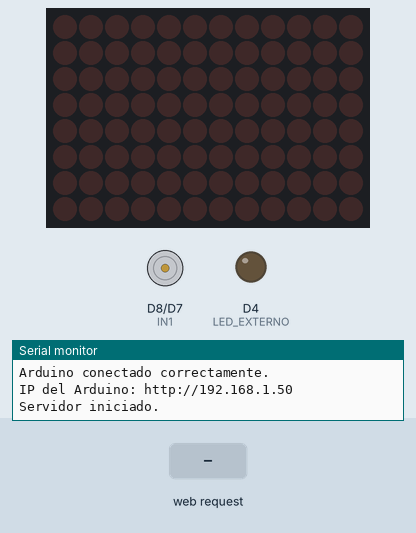
A sketch run on a simulated Arduino Uno R4 WiFi. Parts: 12×8 LED matrix, motor-driver pin pairs drawn as motors (green arrow = first pin HIGH = forward, orange = second pin HIGH = backward, longer = more drive, scaled by the enable pin), output pins drawn as LEDs (lit = HIGH), the last lines printed to the serial monitor. The test bench sets the inputs (shaded band). WiFi joins after 1.5 s; servers stay silent unless stated.

Above: at 2.7 s.
2.8 s: HTTP request GET /matriz/on received
At 4.0 s:
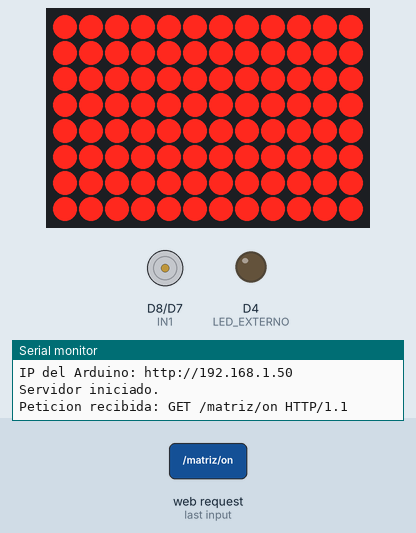
4.3 s: HTTP request GET /led/on received
At 5.1 s:
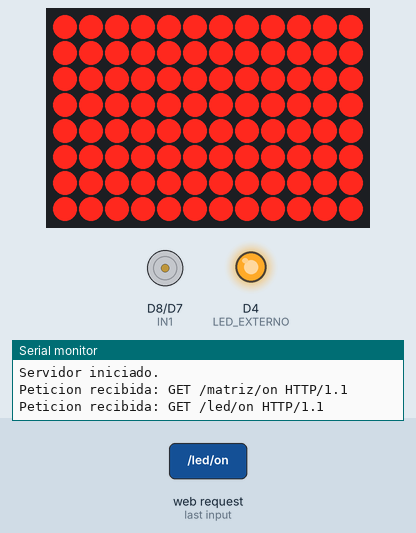
5.8 s: HTTP request GET /motor/avanza/baja received
At 6.3 s:
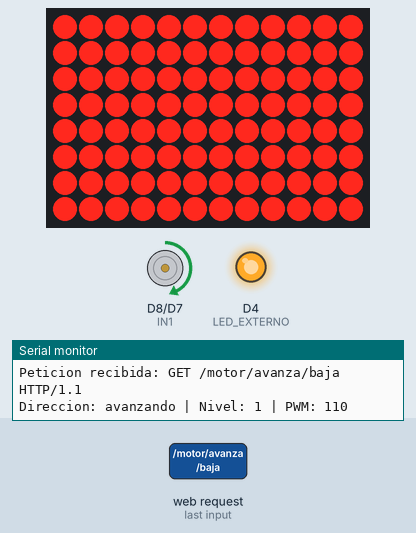
7.3 s: HTTP request GET /led/off received
At 8.5 s:
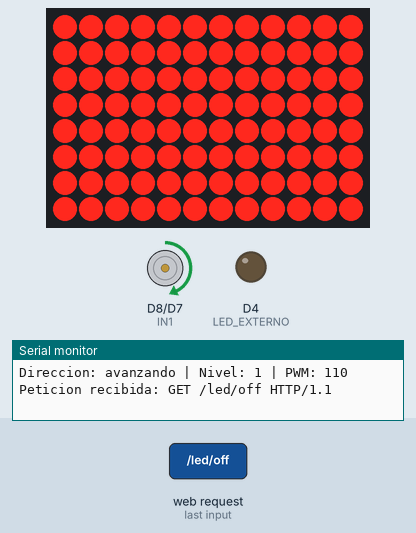
8.8 s: HTTP request GET /motor/avanza/media received
At 9.8 s:
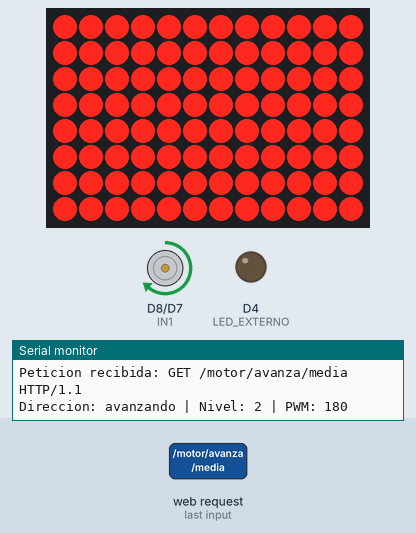
10.3 s: HTTP request GET /motor/avanza/maxima received
At 10.9 s:
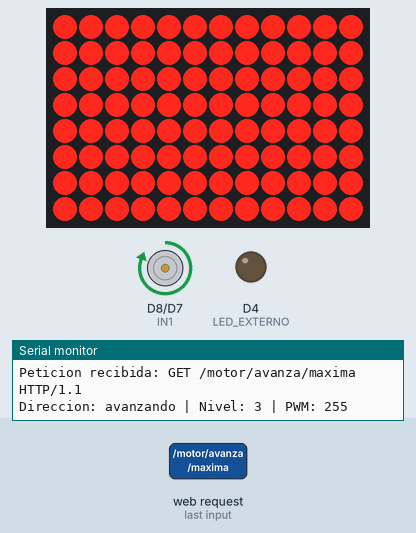
Timing chart, 0 to 12.8 s (numbered marks = the images above; inputs shaded):
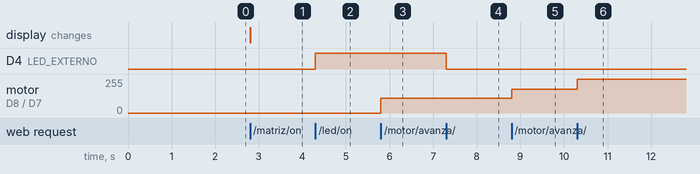

Measured:
- after the input at 2.8 s, the display: changes at once (image 1)
- after the input at 4.3 s, D4 (LED_EXTERNO): LOW → HIGH at once
- after the input at 5.8 s, motor on D8 (IN1) / D7 (IN2): stopped → forward 110/255 at once
- after the input at 7.3 s, D4 (LED_EXTERNO): HIGH → LOW at once
- after the input at 8.8 s, motor on D8 (IN1) / D7 (IN2): forward 110/255 → forward 180/255 at once
- after the input at 10.3 s, motor on D8 (IN1) / D7 (IN2): forward 180/255 → forward 255/255 at once

The sketch:

motorvoz.ino
```cpp
#include <WiFiS3.h>
#include <Arduino_LED_Matrix.h>

// ==================================================
// DATOS DEL WI-FI
// ==================================================

const char* SSID = "NOMBRE_DE_TU_RED";
const char* PASS = "CONTRASENA_DE_TU_RED";

// ==================================================
// CONEXIONES
// ==================================================

// LED externo
const int LED_EXTERNO = 4;

// Puente H L298N
const int ENA = 9;
const int IN1 = 8;
const int IN2 = 7;

// ==================================================
// VELOCIDADES
// ==================================================

const int PWM[4] = {
  0,    // Detenido
  110,  // Velocidad baja
  180,  // Velocidad media
  255   // Velocidad máxima
};

int nivel = 0;

// 0 = detenido
// 1 = avanzar
// -1 = retroceder
int direccion = 0;

// ==================================================
// WI-FI Y MATRIZ
// ==================================================

WiFiServer servidor(80);
ArduinoLEDMatrix matriz;

// Todos los LED de la matriz encendidos
uint8_t dibujo[8][12] = {
  {1,1,1,1,1,1,1,1,1,1,1,1},
  {1,1,1,1,1,1,1,1,1,1,1,1},
  {1,1,1,1,1,1,1,1,1,1,1,1},
  {1,1,1,1,1,1,1,1,1,1,1,1},
  {1,1,1,1,1,1,1,1,1,1,1,1},
  {1,1,1,1,1,1,1,1,1,1,1,1},
  {1,1,1,1,1,1,1,1,1,1,1,1},
  {1,1,1,1,1,1,1,1,1,1,1,1}
};

// ==================================================
// CONTROL DEL MOTOR
// ==================================================

void aplicarVelocidad() {
  if (direccion == 0 || nivel == 0) {
    // Detener
    digitalWrite(IN1, LOW);
    digitalWrite(IN2, LOW);
    analogWrite(ENA, 0);
  }
  else if (direccion == 1) {
    // Avanzar
    digitalWrite(IN1, HIGH);
    digitalWrite(IN2, LOW);
    analogWrite(ENA, PWM[nivel]);
  }
  else if (direccion == -1) {
    // Retroceder
    digitalWrite(IN1, LOW);
    digitalWrite(IN2, HIGH);
    analogWrite(ENA, PWM[nivel]);
  }

  Serial.print("Direccion: ");

  if (direccion == 1) {
    Serial.print("avanzando");
  }
  else if (direccion == -1) {
    Serial.print("retrocediendo");
  }
  else {
    Serial.print("detenido");
  }

  Serial.print(" | Nivel: ");
  Serial.print(nivel);
  Serial.print(" | PWM: ");
  Serial.println(PWM[nivel]);
}

// ==================================================
// CONFIGURACIÓN
// ==================================================

void setup() {
  Serial.begin(9600);

  while (!Serial && millis() < 3000) {
  }

  pinMode(LED_EXTERNO, OUTPUT);

  pinMode(ENA, OUTPUT);
  pinMode(IN1, OUTPUT);
  pinMode(IN2, OUTPUT);

  digitalWrite(LED_EXTERNO, LOW);

  direccion = 0;
  nivel = 0;
  aplicarVelocidad();

  // Iniciar y apagar la matriz
  matriz.begin();
  matriz.clear();

  // Revisar el módulo Wi-Fi
  if (WiFi.status() == WL_NO_MODULE) {
    Serial.println("ERROR: no se encontro el modulo Wi-Fi.");

    while (true) {
      delay(1000);
    }
  }

  Serial.print("Conectando al Wi-Fi");

  WiFi.begin(SSID, PASS);

  unsigned long inicio = millis();

  while (WiFi.status() != WL_CONNECTED &&
         millis() - inicio < 30000) {

    Serial.print(".");
    delay(500);
  }

  Serial.println();

  if (WiFi.status() != WL_CONNECTED) {
    Serial.println("No se pudo conectar al Wi-Fi.");
    Serial.println("Revisa el nombre y la contrasena.");

    while (true) {
      delay(1000);
    }
  }

  Serial.println("Arduino conectado correctamente.");
  Serial.print("IP del Arduino: http://");
  Serial.println(WiFi.localIP());

  servidor.begin();

  Serial.println("Servidor iniciado.");
}

// ==================================================
// PROGRAMA PRINCIPAL
// ==================================================

void loop() {
  WiFiClient cliente = servidor.available();

  if (!cliente) {
    return;
  }

  cliente.setTimeout(1000);

  String peticion = cliente.readStringUntil('\r');

  Serial.println();
  Serial.print("Peticion recibida: ");
  Serial.println(peticion);

  String respuesta = "Orden no reconocida";

  // ------------------------------------------------
  // LED EXTERNO
  // ------------------------------------------------

  if (peticion.indexOf("/led/on") >= 0) {
    digitalWrite(LED_EXTERNO, HIGH);
    respuesta = "LED encendido";
  }
  else if (peticion.indexOf("/led/off") >= 0) {
    digitalWrite(LED_EXTERNO, LOW);
    respuesta = "LED apagado";
  }

  // ------------------------------------------------
  // MATRIZ LED
  // ------------------------------------------------

  else if (peticion.indexOf("/matriz/on") >= 0) {
    matriz.renderBitmap(dibujo, 8, 12);
    respuesta = "Matriz encendida";
  }
  else if (peticion.indexOf("/matriz/off") >= 0) {
    matriz.clear();
    respuesta = "Matriz apagada";
  }

  // ------------------------------------------------
  // AVANZAR
  // ------------------------------------------------

  else if (peticion.indexOf("/motor/avanza/baja") >= 0) {
    direccion = 1;
    nivel = 1;

    aplicarVelocidad();

    respuesta = "Avanzando velocidad baja";
  }
  else if (peticion.indexOf("/motor/avanza/media") >= 0) {
    direccion = 1;
    nivel = 2;

    aplicarVelocidad();

    respuesta = "Avanzando velocidad media";
  }
  else if (peticion.indexOf("/motor/avanza/maxima") >= 0) {
    direccion = 1;
    nivel = 3;

    aplicarVelocidad();

    respuesta = "Avanzando velocidad maxima";
  }

  // ------------------------------------------------
  // RETROCEDER
  // ------------------------------------------------

  else if (peticion.indexOf("/motor/retrocede/baja") >= 0) {
    direccion = -1;
    nivel = 1;

    aplicarVelocidad();

    respuesta = "Retrocediendo velocidad baja";
  }
  else if (peticion.indexOf("/motor/retrocede/media") >= 0) {
    direccion = -1;
    nivel = 2;

    aplicarVelocidad();

    respuesta = "Retrocediendo velocidad media";
  }
  else if (peticion.indexOf("/motor/retrocede/maxima") >= 0) {
    direccion = -1;
    nivel = 3;

    aplicarVelocidad();

    respuesta = "Retrocediendo velocidad maxima";
  }

  // ------------------------------------------------
  // DETENER MOTOR
  // ------------------------------------------------

  else if (peticion.indexOf("/motor/detener") >= 0) {
    direccion = 0;
    nivel = 0;

    aplicarVelocidad();

    respuesta = "Motor detenido";
  }

  // ------------------------------------------------
  // RESPUESTA PARA APP INVENTOR
  // ------------------------------------------------

  cliente.println("HTTP/1.1 200 OK");
  cliente.println("Content-Type: text/plain; charset=utf-8");
  cliente.println("Connection: close");
  cliente.println();
  cliente.println(respuesta);

  delay(5);
  cliente.stop();
}
```
